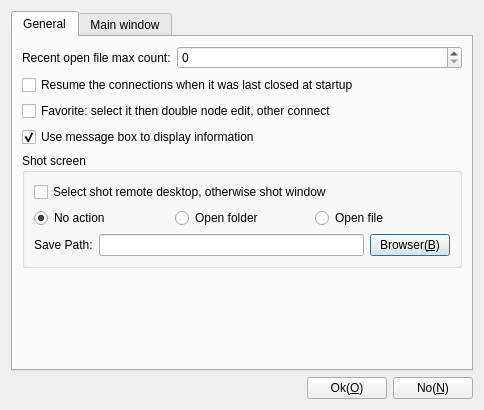
<?xml version="1.0" encoding="UTF-8"?>
<ui version="4.0">
 <class>CParameterDlgSettings</class>
 <widget class="QDialog" name="CParameterDlgSettings">
  <property name="geometry">
   <rect>
    <x>0</x>
    <y>0</y>
    <width>484</width>
    <height>410</height>
   </rect>
  </property>
  <property name="windowTitle">
   <string>Settings</string>
  </property>
  <property name="windowIcon">
   <iconset theme="system-settings">
    <normaloff>.</normaloff>.</iconset>
  </property>
  <layout class="QGridLayout" name="gridLayout">
   <item row="0" column="0">
    <widget class="QTabWidget" name="tabWidget">
     <property name="windowTitle">
      <string>Settings</string>
     </property>
     <property name="windowIcon">
      <iconset>
       <normaloff>:/image/Option</normaloff>:/image/Option</iconset>
     </property>
     <property name="currentIndex">
      <number>0</number>
     </property>
     <widget class="QWidget" name="General">
      <attribute name="title">
       <string>General</string>
      </attribute>
      <layout class="QGridLayout" name="gridLayout_6">
       <item row="5" column="0">
        <spacer name="verticalSpacer">
         <property name="orientation">
          <enum>Qt::Vertical</enum>
         </property>
         <property name="sizeHint" stdset="0">
          <size>
           <width>20</width>
           <height>40</height>
          </size>
         </property>
        </spacer>
       </item>
       <item row="2" column="0">
        <widget class="QCheckBox" name="cbFavoriteDoubleEdit">
         <property name="text">
          <string>Favorite: select it then double node edit, other connect</string>
         </property>
        </widget>
       </item>
       <item row="0" column="0">
        <layout class="QHBoxLayout" name="horizontalLayout_2">
         <item>
          <widget class="QLabel" name="label">
           <property name="text">
            <string>Recent open file max count:</string>
           </property>
          </widget>
         </item>
         <item>
          <widget class="QSpinBox" name="sbRecentMenuMaxCount">
           <property name="sizePolicy">
            <sizepolicy hsizetype="Expanding" vsizetype="Fixed">
             <horstretch>0</horstretch>
             <verstretch>0</verstretch>
            </sizepolicy>
           </property>
           <property name="singleStep">
            <number>10</number>
           </property>
          </widget>
         </item>
        </layout>
       </item>
       <item row="4" column="0">
        <widget class="QGroupBox" name="groupBox">
         <property name="title">
          <string>Shot screen</string>
         </property>
         <layout class="QGridLayout" name="gridLayout_4">
          <item row="0" column="0">
           <widget class="QCheckBox" name="cbShotRemoteDesktop">
            <property name="sizePolicy">
             <sizepolicy hsizetype="Preferred" vsizetype="Preferred">
              <horstretch>0</horstretch>
              <verstretch>0</verstretch>
             </sizepolicy>
            </property>
            <property name="text">
             <string>Select shot remote desktop, otherwise shot window</string>
            </property>
           </widget>
          </item>
          <item row="1" column="0">
           <layout class="QHBoxLayout" name="horizontalLayout_6">
            <item>
             <widget class="QRadioButton" name="rbShotScreenNoAction">
              <property name="sizePolicy">
               <sizepolicy hsizetype="Preferred" vsizetype="Preferred">
                <horstretch>0</horstretch>
                <verstretch>0</verstretch>
               </sizepolicy>
              </property>
              <property name="text">
               <string>No action</string>
              </property>
              <property name="checked">
               <bool>true</bool>
              </property>
             </widget>
            </item>
            <item>
             <widget class="QRadioButton" name="rbShotScreenOpenFolder">
              <property name="sizePolicy">
               <sizepolicy hsizetype="Preferred" vsizetype="Preferred">
                <horstretch>0</horstretch>
                <verstretch>0</verstretch>
               </sizepolicy>
              </property>
              <property name="text">
               <string>Open folder</string>
              </property>
             </widget>
            </item>
            <item>
             <widget class="QRadioButton" name="rbShotScreenOpenFile">
              <property name="sizePolicy">
               <sizepolicy hsizetype="Preferred" vsizetype="Preferred">
                <horstretch>0</horstretch>
                <verstretch>0</verstretch>
               </sizepolicy>
              </property>
              <property name="text">
               <string>Open file</string>
              </property>
             </widget>
            </item>
           </layout>
          </item>
          <item row="2" column="0">
           <layout class="QHBoxLayout" name="horizontalLayout_7">
            <item>
             <widget class="QLabel" name="label_4">
              <property name="text">
               <string>Save Path:</string>
              </property>
             </widget>
            </item>
            <item>
             <widget class="QLineEdit" name="leShotScreenSavepath"/>
            </item>
            <item>
             <widget class="QPushButton" name="pbScreenShotBrowser">
              <property name="text">
               <string>Browser(&amp;B)</string>
              </property>
             </widget>
            </item>
           </layout>
          </item>
         </layout>
        </widget>
       </item>
       <item row="1" column="0">
        <widget class="QCheckBox" name="cbResumLasterClose">
         <property name="text">
          <string>Resume the connections when it was last closed at startup</string>
         </property>
        </widget>
       </item>
       <item row="3" column="0">
        <widget class="QCheckBox" name="cbMessageBoxDisplayInfo">
         <property name="text">
          <string>Use message box to display information</string>
         </property>
         <property name="checked">
          <bool>true</bool>
         </property>
        </widget>
       </item>
      </layout>
     </widget>
     <widget class="QWidget" name="tab">
      <attribute name="title">
       <string>Main window</string>
      </attribute>
      <layout class="QGridLayout" name="gridLayout_7">
       <item row="4" column="0">
        <widget class="QGroupBox" name="groupBox_2">
         <property name="title">
          <string>Tab view</string>
         </property>
         <layout class="QGridLayout" name="gridLayout_3">
          <item row="0" column="0">
           <widget class="QGroupBox" name="groupBox_3">
            <property name="title">
             <string>Position</string>
            </property>
            <layout class="QGridLayout" name="gridLayout_5">
             <item row="0" column="0">
              <widget class="QRadioButton" name="rbNorth">
               <property name="sizePolicy">
                <sizepolicy hsizetype="Preferred" vsizetype="Preferred">
                 <horstretch>0</horstretch>
                 <verstretch>0</verstretch>
                </sizepolicy>
               </property>
               <property name="text">
                <string>North</string>
               </property>
              </widget>
             </item>
             <item row="0" column="1">
              <widget class="QRadioButton" name="rbSouth">
               <property name="sizePolicy">
                <sizepolicy hsizetype="Preferred" vsizetype="Preferred">
                 <horstretch>0</horstretch>
                 <verstretch>0</verstretch>
                </sizepolicy>
               </property>
               <property name="text">
                <string>South</string>
               </property>
              </widget>
             </item>
             <item row="0" column="2">
              <widget class="QRadioButton" name="rbWest">
               <property name="sizePolicy">
                <sizepolicy hsizetype="Preferred" vsizetype="Preferred">
                 <horstretch>0</horstretch>
                 <verstretch>0</verstretch>
                </sizepolicy>
               </property>
               <property name="text">
                <string>West</string>
               </property>
              </widget>
             </item>
             <item row="0" column="3">
              <widget class="QRadioButton" name="rbEast">
               <property name="sizePolicy">
                <sizepolicy hsizetype="Preferred" vsizetype="Preferred">
                 <horstretch>0</horstretch>
                 <verstretch>0</verstretch>
                </sizepolicy>
               </property>
               <property name="text">
                <string>East</string>
               </property>
              </widget>
             </item>
            </layout>
           </widget>
          </item>
          <item row="1" column="0">
           <layout class="QHBoxLayout" name="horizontalLayout_3">
            <item>
             <widget class="QCheckBox" name="cbTabIcon">
              <property name="text">
               <string>Icon</string>
              </property>
              <property name="checked">
               <bool>true</bool>
              </property>
             </widget>
            </item>
            <item>
             <widget class="QCheckBox" name="cbTabToolTip">
              <property name="text">
               <string>ToolTip</string>
              </property>
              <property name="checked">
               <bool>true</bool>
              </property>
             </widget>
            </item>
           </layout>
          </item>
         </layout>
        </widget>
       </item>
       <item row="3" column="0">
        <widget class="QGroupBox" name="gbSystemTrayIconContextMenu">
         <property name="title">
          <string>System tray icon context menu</string>
         </property>
         <layout class="QGridLayout" name="gridLayout_2">
          <item row="0" column="2">
           <widget class="QRadioButton" name="rbSystemTrayIconRemote">
            <property name="text">
             <string>Remote</string>
            </property>
           </widget>
          </item>
          <item row="0" column="1">
           <widget class="QRadioButton" name="rbMenuBar">
            <property name="text">
             <string>Main menu bar</string>
            </property>
           </widget>
          </item>
          <item row="0" column="0">
           <widget class="QRadioButton" name="rbSystemTrayIconNo">
            <property name="text">
             <string>No</string>
            </property>
           </widget>
          </item>
          <item row="0" column="3">
           <widget class="QRadioButton" name="rbSystemTrayIconRecentOpen">
            <property name="text">
             <string>Recent open</string>
            </property>
           </widget>
          </item>
         </layout>
        </widget>
       </item>
       <item row="6" column="0">
        <spacer name="verticalSpacer_2">
         <property name="orientation">
          <enum>Qt::Vertical</enum>
         </property>
         <property name="sizeHint" stdset="0">
          <size>
           <width>20</width>
           <height>66</height>
          </size>
         </property>
        </spacer>
       </item>
       <item row="0" column="0">
        <widget class="QCheckBox" name="cbReciverShortCut">
         <property name="text">
          <string>Main window receiver short cut key</string>
         </property>
        </widget>
       </item>
       <item row="2" column="0">
        <widget class="QCheckBox" name="cbShowSystemTrayIcon">
         <property name="text">
          <string>Enable system tray icon</string>
         </property>
        </widget>
       </item>
       <item row="1" column="0">
        <widget class="QCheckBox" name="cbSaveMainWindowStatus">
         <property name="text">
          <string>Save main window status</string>
         </property>
        </widget>
       </item>
      </layout>
     </widget>
    </widget>
   </item>
   <item row="1" column="0">
    <layout class="QHBoxLayout" name="horizontalLayout">
     <item>
      <spacer name="horizontalSpacer">
       <property name="orientation">
        <enum>Qt::Horizontal</enum>
       </property>
       <property name="sizeHint" stdset="0">
        <size>
         <width>40</width>
         <height>20</height>
        </size>
       </property>
      </spacer>
     </item>
     <item>
      <widget class="QPushButton" name="pbOk">
       <property name="text">
        <string>Ok(&amp;O)</string>
       </property>
      </widget>
     </item>
     <item>
      <widget class="QPushButton" name="pbNo">
       <property name="text">
        <string>No(&amp;N)</string>
       </property>
      </widget>
     </item>
    </layout>
   </item>
  </layout>
 </widget>
 <tabstops>
  <tabstop>tabWidget</tabstop>
  <tabstop>sbRecentMenuMaxCount</tabstop>
  <tabstop>cbResumLasterClose</tabstop>
  <tabstop>cbFavoriteDoubleEdit</tabstop>
  <tabstop>cbShotRemoteDesktop</tabstop>
  <tabstop>rbShotScreenNoAction</tabstop>
  <tabstop>rbShotScreenOpenFolder</tabstop>
  <tabstop>rbShotScreenOpenFile</tabstop>
  <tabstop>leShotScreenSavepath</tabstop>
  <tabstop>pbScreenShotBrowser</tabstop>
  <tabstop>cbReciverShortCut</tabstop>
  <tabstop>cbSaveMainWindowStatus</tabstop>
  <tabstop>cbShowSystemTrayIcon</tabstop>
  <tabstop>rbSystemTrayIconNo</tabstop>
  <tabstop>rbMenuBar</tabstop>
  <tabstop>rbSystemTrayIconRemote</tabstop>
  <tabstop>rbSystemTrayIconRecentOpen</tabstop>
  <tabstop>rbNorth</tabstop>
  <tabstop>rbSouth</tabstop>
  <tabstop>rbWest</tabstop>
  <tabstop>rbEast</tabstop>
  <tabstop>cbTabIcon</tabstop>
  <tabstop>cbTabToolTip</tabstop>
  <tabstop>pbOk</tabstop>
  <tabstop>pbNo</tabstop>
 </tabstops>
 <resources/>
 <connections/>
</ui>
